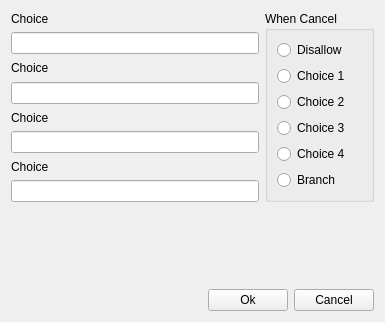
<?xml version="1.0" encoding="UTF-8"?>
<ui version="4.0">
 <class>ChoicesDialog</class>
 <widget class="QWidget" name="ChoicesDialog">
  <property name="windowModality">
   <enum>Qt::ApplicationModal</enum>
  </property>
  <property name="geometry">
   <rect>
    <x>0</x>
    <y>0</y>
    <width>385</width>
    <height>322</height>
   </rect>
  </property>
  <property name="windowTitle">
   <string>YaRXP - Show Choices</string>
  </property>
  <layout class="QGridLayout" name="gridLayout_2">
   <item row="2" column="0">
    <layout class="QHBoxLayout" name="horizontalLayout">
     <item>
      <spacer name="horizontalSpacer">
       <property name="orientation">
        <enum>Qt::Horizontal</enum>
       </property>
       <property name="sizeHint" stdset="0">
        <size>
         <width>40</width>
         <height>20</height>
        </size>
       </property>
      </spacer>
     </item>
     <item>
      <widget class="QPushButton" name="pushButton_2">
       <property name="text">
        <string>Ok</string>
       </property>
      </widget>
     </item>
     <item>
      <widget class="QPushButton" name="pushButton">
       <property name="text">
        <string>Cancel</string>
       </property>
      </widget>
     </item>
    </layout>
   </item>
   <item row="0" column="0">
    <layout class="QGridLayout" name="gridLayout">
     <item row="1" column="0">
      <widget class="QLineEdit" name="lineEdit"/>
     </item>
     <item row="7" column="0">
      <widget class="QLineEdit" name="lineEdit_4"/>
     </item>
     <item row="4" column="0">
      <widget class="QLabel" name="label_4">
       <property name="text">
        <string>Choice</string>
       </property>
      </widget>
     </item>
     <item row="5" column="0">
      <widget class="QLineEdit" name="lineEdit_3"/>
     </item>
     <item row="0" column="0">
      <widget class="QLabel" name="label">
       <property name="text">
        <string>Choice</string>
       </property>
      </widget>
     </item>
     <item row="3" column="0">
      <widget class="QLineEdit" name="lineEdit_2"/>
     </item>
     <item row="6" column="0">
      <widget class="QLabel" name="label_3">
       <property name="text">
        <string>Choice</string>
       </property>
      </widget>
     </item>
     <item row="0" column="1" rowspan="8">
      <widget class="QGroupBox" name="groupBox">
       <property name="title">
        <string>When Cancel</string>
       </property>
       <layout class="QGridLayout" name="gridLayout_3">
        <item row="0" column="0" colspan="3">
         <widget class="QRadioButton" name="radioButton">
          <property name="text">
           <string>Disallow</string>
          </property>
         </widget>
        </item>
        <item row="1" column="0">
         <widget class="QRadioButton" name="radioButton_2">
          <property name="text">
           <string>Choice 1</string>
          </property>
         </widget>
        </item>
        <item row="2" column="0">
         <widget class="QRadioButton" name="radioButton_3">
          <property name="text">
           <string>Choice 2</string>
          </property>
         </widget>
        </item>
        <item row="3" column="0">
         <widget class="QRadioButton" name="radioButton_5">
          <property name="text">
           <string>Choice 3</string>
          </property>
         </widget>
        </item>
        <item row="6" column="0">
         <widget class="QRadioButton" name="radioButton_6">
          <property name="text">
           <string>Branch</string>
          </property>
         </widget>
        </item>
        <item row="5" column="0">
         <widget class="QRadioButton" name="radioButton_4">
          <property name="text">
           <string>Choice 4</string>
          </property>
         </widget>
        </item>
       </layout>
      </widget>
     </item>
     <item row="2" column="0">
      <widget class="QLabel" name="label_2">
       <property name="text">
        <string>Choice</string>
       </property>
      </widget>
     </item>
    </layout>
   </item>
   <item row="1" column="0">
    <spacer name="verticalSpacer">
     <property name="orientation">
      <enum>Qt::Vertical</enum>
     </property>
     <property name="sizeHint" stdset="0">
      <size>
       <width>20</width>
       <height>40</height>
      </size>
     </property>
    </spacer>
   </item>
  </layout>
 </widget>
 <resources/>
 <connections/>
</ui>
